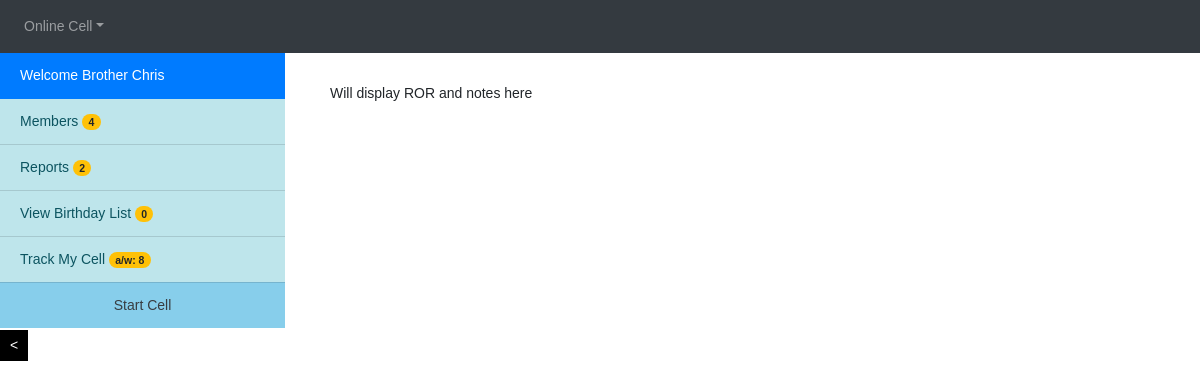
Page /welcome.php (signed in) on the earlier database version.
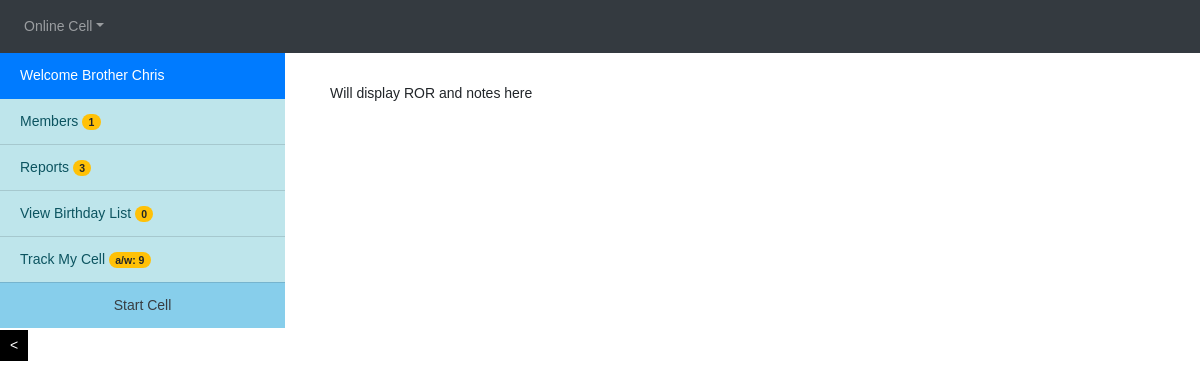
Same page on the later database version.
### tables this page shows
CREATE TABLE `cell_leaders` (
  `id` int(11) NOT NULL,
  `username` varchar(255) NOT NULL,
  `password` varchar(255) NOT NULL,
  `title` varchar(255) NOT NULL,
  `name` varchar(255) NOT NULL,
  `surname` varchar(255) NOT NULL,
  `members` int(11) NOT NULL DEFAULT '1',
  `cell_name` varchar(255) NOT NULL,
  `reports` int(11) NOT NULL DEFAULT '0',
  `location` varchar(255) NOT NULL
);

### welcome.php (the view, shortened to what this page needs)
<?php require "db.php"; ?>
<?php
  if ($_SESSION["logged_in"] == false)
  {
    header("Location: ".ROOT_URL);
  }
  else
  {
    $member_total = 0;
    $report_total = 0;
    $cell_name = $_SESSION["username"];
    $email = $_SESSION["user"];
    $sql = "SELECT * FROM members WHERE cell_group = :cell_group";
    $stmt = $pdo->prepare($sql);
    $stmt->execute(['cell_group' => $cell_name]);
    if ($stmt)
    {
      $member_total = $stmt->rowCount();
    }
    else
    {
      echo "Error: Unable to retrieve members for your cell ";
    }
    $sql = "SELECT * FROM cell_leaders WHERE username = :username";
    $stmt = $pdo->prepare($sql);
    $stmt->execute(['username' => $email]);
    if ($stmt)
    {
      $leader = $stmt->fetch();
      $report_total = $leader->reports;
    }
    else
    {
      echo "Error: Unable to retrieve cell leaders details ";
    }
  $sql = "SELECT * FROM reports WHERE cell_name = :cell_name";
  $stmt = $pdo->prepare($sql);
  $stmt->execute(['cell_name' => $cell_name]);
  if ($stmt)
  {
    $cell_reports = $stmt->fetchAll();
    $total_attendence = 0;
    $weekly_attendence = 0;
    $total_r = $stmt-> rowCount();
    foreach ($cell_reports as $report)
    {
      $total_attendence = $total_attendence + $report->attendance;
    }
    if ($total_r >= 1)
    {
      $weekly_attendence = floor($total_attendence / $total_r);
    }
  }else
  {
    echo "Something went wrong : Error W261";
  }
  $birthday_list = 0;
 }
 ?>
<?php include "header.php";?>
<div class="container-fluid">
  <div class="row">
    <div class="col-md-3" style="padding-left:0pt;" id="left-nav">
      <div class="list-group list-group-flush" id="list-tab" role="tablist">
        <a class="list-group-item list-group-item-info active" id="list-home-list" data-toggle="list" href="#list-home" role="tab" aria-controls="home">
          Welcome <?php echo $_SESSION["leader"]; ?>
        </a>
        <a class="list-group-item list-group-item-info" id="list-members-list" data-toggle="list" href="#list-members" role="tab" aria-controls="home" >
          Members
          <span class="badge badge-warning badge-pill"><?php echo $member_total; ?></span>
        </a>
        <a class="list-group-item list-group-item-info" id="list-reports-list" data-toggle="list" href="#list-reports" role="tab" aria-controls="profile">
          Reports <span class="badge badge-warning badge-pill"><?php echo $report_total; ?></span>
        </a>
        <a class="list-group-item list-group-item-info" id="list-birthdays-list" data-toggle="list" href="#list-birthdays" role="tab" aria-controls="profile">
          View Birthday List <span class="badge badge-warning badge-pill"><?php echo $birthday_list; ?></span>
        </a>
        <a class="list-group-item list-group-item-info" id="list-attendance-list" data-toggle="list" href="#list-attendance" role="tab" aria-controls="profile">
          Track My Cell <span class="badge badge-warning badge-pill"><?php echo "a/w: ".$weekly_attendence; ?></span>
        </a>
        <button type="button" class="list-group-item list-group-item-secondary mybtn" id="startCell">Start Cell</button>
      </div>
    </div>
    <div class="col-8" id="alterClass">
      <div class="tab-content" id="nav-tabContent">
          <div class="tab-pane fade show active" id="list-home" role="tabpanel" aria-labelledby="list-home-list">
            <div class="container" style="padding-top:30px;">
              <p>Will display ROR and notes here</p>
            </div>
          </div>
          <div id="myToggle" class="hideme"><</div>
      </div>
    </div>
  </div>
</div>
<?php include "footer.php";?>

### header.php (shortened to what this page needs)
<!DOCTYPE html>
<html lang="en" dir="ltr">
  <head>
    <link rel="stylesheet" href="css/bootstrap.min.css">
    <link rel="stylesheet" href="css/style.css">
  </head>
  <body>
    <nav class="navbar navbar-expand-lg navbar-dark bg-dark">
    <div class="collapse navbar-collapse" id="navbarSupportedContent">
      <ul class="navbar-nav mr-auto">
        <li class="nav-item dropdown">
          <a class="nav-link dropdown-toggle" href="#" id="navbarDropdown" role="button" data-toggle="dropdown" aria-haspopup="true" aria-expanded="false"> <?php echo $_SESSION["username"]; ?></a>
        </li>
      </ul>
    </div>
  </nav>
  </body>

### footer.php (shortened to what this page needs)
</body>
</html>

### css/style.css (style rules this page uses)
body { font-family: Arial, Helvetica, sans-serif; font-size: 10.5pt; }
.list-group-item { font-size: 10.5pt; }
a { color: #333; }
.mybtn { background: skyblue; }
.hideme { left: 0; top: 330px; padding: 0; position: fixed; color: white; background: black; padding: 5px 10px; }

Differences in the rows shown:
changed cell_leaders: reports "2" → "3"
Other differences:
$member_total: "4" → "1"
$weekly_attendence: "8" → "9"
